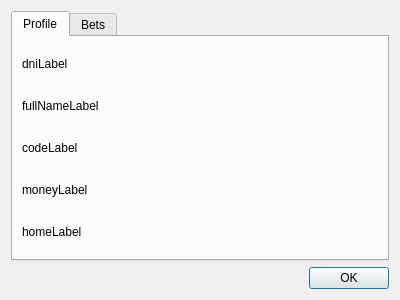
<?xml version="1.0" encoding="UTF-8"?>
<ui version="4.0">
 <class>detailsPlayer</class>
 <widget class="QDialog" name="detailsPlayer">
  <property name="geometry">
   <rect>
    <x>0</x>
    <y>0</y>
    <width>400</width>
    <height>300</height>
   </rect>
  </property>
  <property name="windowTitle">
   <string>Details</string>
  </property>
  <layout class="QVBoxLayout" name="verticalLayout">
   <item>
    <widget class="QTabWidget" name="tabWidget">
     <property name="currentIndex">
      <number>0</number>
     </property>
     <widget class="QWidget" name="tab">
      <attribute name="title">
       <string>Profile</string>
      </attribute>
      <layout class="QVBoxLayout" name="verticalLayout_2">
       <item>
        <widget class="QLabel" name="dniLabel">
         <property name="text">
          <string>dniLabel</string>
         </property>
        </widget>
       </item>
       <item>
        <widget class="QLabel" name="fullNameLabel">
         <property name="text">
          <string>fullNameLabel</string>
         </property>
        </widget>
       </item>
       <item>
        <widget class="QLabel" name="codeLabel">
         <property name="text">
          <string>codeLabel</string>
         </property>
        </widget>
       </item>
       <item>
        <widget class="QLabel" name="moneyLabel">
         <property name="text">
          <string>moneyLabel</string>
         </property>
        </widget>
       </item>
       <item>
        <widget class="QLabel" name="homeLabel">
         <property name="text">
          <string>homeLabel</string>
         </property>
        </widget>
       </item>
      </layout>
     </widget>
     <widget class="QWidget" name="tab_2">
      <attribute name="title">
       <string>Bets</string>
      </attribute>
      <layout class="QVBoxLayout" name="verticalLayout_3">
       <item>
        <widget class="QLabel" name="betNumber">
         <property name="text">
          <string>betNumber</string>
         </property>
        </widget>
       </item>
       <item>
        <widget class="QListWidget" name="betOutput">
         <property name="spacing">
          <number>1</number>
         </property>
        </widget>
       </item>
      </layout>
     </widget>
    </widget>
   </item>
   <item>
    <widget class="QDialogButtonBox" name="buttonBox">
     <property name="orientation">
      <enum>Qt::Horizontal</enum>
     </property>
     <property name="standardButtons">
      <set>QDialogButtonBox::Ok</set>
     </property>
    </widget>
   </item>
  </layout>
 </widget>
 <resources/>
 <connections>
  <connection>
   <sender>buttonBox</sender>
   <signal>accepted()</signal>
   <receiver>detailsPlayer</receiver>
   <slot>accept()</slot>
   <hints>
    <hint type="sourcelabel">
     <x>248</x>
     <y>254</y>
    </hint>
    <hint type="destinationlabel">
     <x>157</x>
     <y>274</y>
    </hint>
   </hints>
  </connection>
  <connection>
   <sender>buttonBox</sender>
   <signal>rejected()</signal>
   <receiver>detailsPlayer</receiver>
   <slot>reject()</slot>
   <hints>
    <hint type="sourcelabel">
     <x>316</x>
     <y>260</y>
    </hint>
    <hint type="destinationlabel">
     <x>286</x>
     <y>274</y>
    </hint>
   </hints>
  </connection>
 </connections>
</ui>
